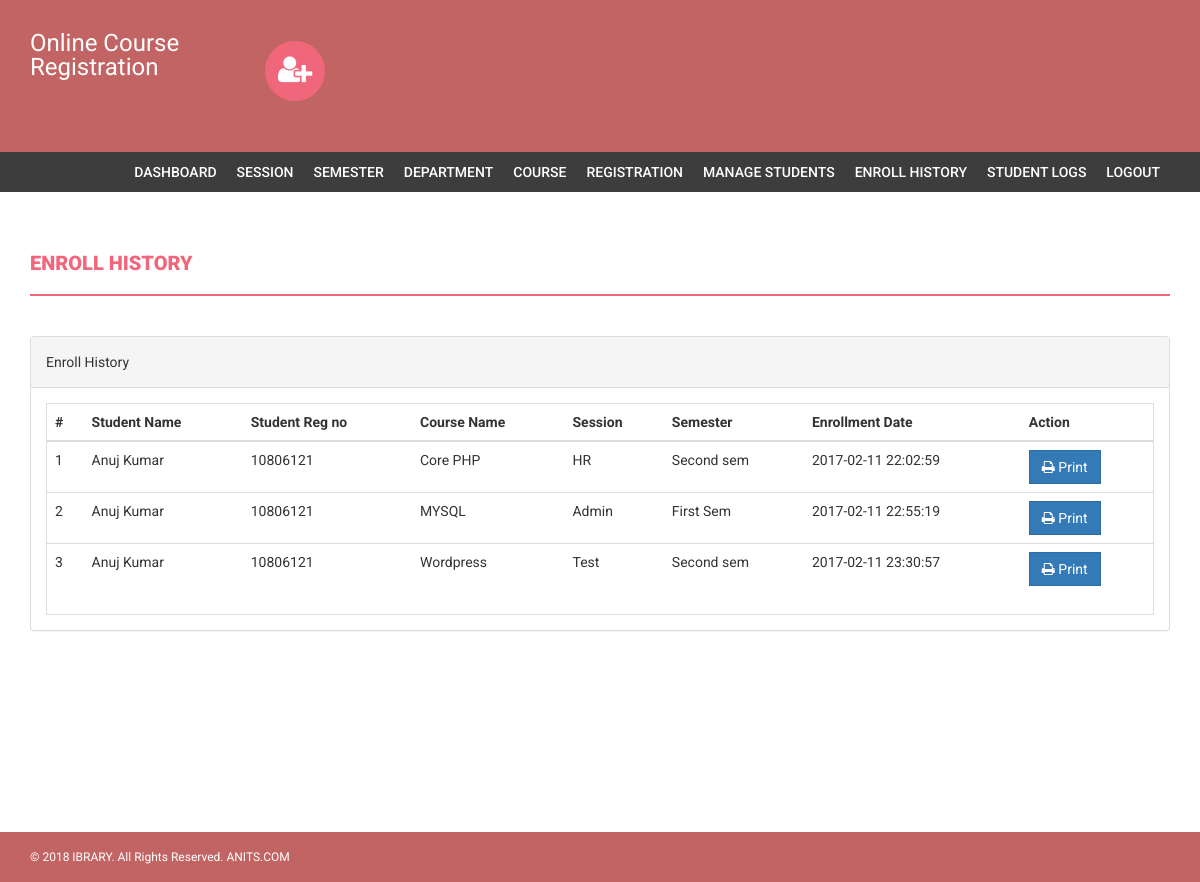
/onlinecourse/admin/enroll-history.php (signed in), run on the app's committed database.
### tables this page shows
CREATE TABLE `courseenrolls` (
  `id` int(11) NOT NULL,
  `studentRegno` varchar(255) NOT NULL,
  `pincode` varchar(255) NOT NULL,
  `session` int(11) NOT NULL,
  `department` int(11) NOT NULL,
  `level` int(11) NOT NULL,
  `semester` int(11) NOT NULL,
  `course` int(11) NOT NULL,
  `enrollDate` timestamp NOT NULL DEFAULT CURRENT_TIMESTAMP
);

CREATE TABLE `students` (
  `StudentRegno` varchar(255) NOT NULL,
  `studentPhoto` varchar(255) DEFAULT NULL,
  `password` varchar(255) NOT NULL,
  `studentName` varchar(255) NOT NULL,
  `pincode` varchar(255) NOT NULL,
  `session` varchar(255) NOT NULL,
  `department` varchar(255) NOT NULL,
  `semester` varchar(255) NOT NULL,
  `cgpa` decimal(10,2) NOT NULL,
  `creationdate` timestamp NOT NULL DEFAULT CURRENT_TIMESTAMP,
  `updationDate` varchar(255) NOT NULL
);

CREATE TABLE `course` (
  `id` int(11) NOT NULL,
  `courseCode` varchar(255) NOT NULL,
  `courseName` varchar(255) NOT NULL,
  `courseUnit` varchar(255) NOT NULL,
  `noofSeats` int(11) NOT NULL,
  `creationDate` timestamp NOT NULL DEFAULT CURRENT_TIMESTAMP,
  `updationDate` varchar(255) NOT NULL
);

CREATE TABLE `department` (
  `id` int(11) NOT NULL,
  `department` varchar(255) NOT NULL,
  `creationDate` timestamp NOT NULL DEFAULT CURRENT_TIMESTAMP
);

CREATE TABLE `semester` (
  `id` int(11) NOT NULL,
  `semester` varchar(255) NOT NULL,
  `creationDate` timestamp NOT NULL DEFAULT CURRENT_TIMESTAMP,
  `updationDate` varchar(255) NOT NULL
);

### onlinecourse/admin/enroll-history.php (the view, shortened to what this page needs)
<?php
if(strlen($_SESSION['alogin'])==0)
    {
header('location:index.php');
}
else{
?>
<!DOCTYPE html>
<html xmlns="http://www.w3.org/1999/xhtml">
<head>
    <link href="assets/css/bootstrap.css" rel="stylesheet" />
    <link href="assets/css/font-awesome.css" rel="stylesheet" />
    <link href="assets/css/style.css" rel="stylesheet" />
</head>
<body>
<?php include('includes/header.php');?>
<?php if($_SESSION['alogin']!="")
{
 include('includes/menubar.php');
}
 ?>
    <div class="content-wrapper">
        <div class="container">
              <div class="row">
                    <div class="col-md-12">
                        <h1 class="page-head-line">Enroll History  </h1>
                    </div>
                </div>
                <div class="row" >
                <div class="col-md-12">
                    <div class="panel panel-default">
                        <div class="panel-heading">
                           Enroll History
                        </div>
                        <div class="panel-body">
                            <div class="table-responsive table-bordered">
                                <table class="table">
                                    <thead>
                                        <tr>
                                            <th>#</th>
                                                 <th>Student Name </th>
                                                    <th>Student Reg no </th>
                                            <th>Course Name </th>
                                            <th>Session </th>
                                                <th>Semester</th>
                                             <th>Enrollment Date</th>
                                             <th>Action</th>
                                        </tr>
                                    </thead>
                                    <tbody>
<?php
$sql=mysql_query("select courseenrolls.course as cid, course.courseName as courname,session.session as session,department.department as dept,courseenrolls.enrollDate as edate ,semester.semester as sem,students.studentName as sname,students.StudentRegno as sregno from courseenrolls join course on course.id=courseenrolls.course join session on session.id=courseenrolls.session join department on department.id=courseenrolls.department   join semester on semester.id=courseenrolls.semester join students on students.StudentRegno=courseenrolls.studentRegno ");
$cnt=1;
while($row=mysql_fetch_array($sql))
{
?>
                                        <tr>
                                            <td><?php echo $cnt;?></td>
                                              <td><?php echo htmlentities($row['sname']);?></td>
                                            <td><?php echo htmlentities($row['sregno']);?></td>
                                            <td><?php echo htmlentities($row['courname']);?></td>
                                            <td><?php echo htmlentities($row['dept']);?></td>
                                            <td><?php echo htmlentities($row['sem']);?></td>
                                             <td><?php echo htmlentities($row['edate']);?></td>
                                            <td>
                                            <a href="print.php?id=<?php echo $row['cid']?>" target="_blank">
<button class="btn btn-primary"><i class="fa fa-print "></i> Print</button> </a>
                                            </td>
                                        </tr>
<?php
$cnt++;
} ?>
                                    </tbody>
                                </table>
                            </div>
                        </div>
                    </div>
                </div>
            </div>
        </div>
    </div>
  <?php include('includes/footer.php');?>
</body>
</html>
<?php } ?>

### onlinecourse/admin/assets/css/style.css (style rules this page uses)
body { font-family: 'Roboto', sans-serif; line-height: 30px; }
.content-wrapper { margin-top: 40px; min-height: 600px; padding-bottom: 60px; }
.page-head-line { font-weight: 900; padding-bottom: 20px; border-bottom: 2px solid #F0677C; text-transform: uppercase; color: #F0677C; font-size: 20px; margin-bottom: 40px; }
.btn { border-radius: 0px; -webkit-border-radius: 0px; -moz-border-radius: 0px; }

### data on the page
courseenrolls: students.studentName "Anuj Kumar", students.StudentRegno "10806121", course.courseName "Core PHP", department.department "HR", semester.semester "Second sem", enrollDate "2017-02-11 22:02:59"
courseenrolls: students.studentName "Anuj Kumar", students.StudentRegno "10806121", course.courseName "MYSQL", department.department "Admin", semester.semester "First Sem", enrollDate "2017-02-11 22:55:19"
courseenrolls: students.studentName "Anuj Kumar", students.StudentRegno "10806121", course.courseName "Wordpress", department.department "Test", semester.semester "Second sem", enrollDate "2017-02-11 23:30:57"
